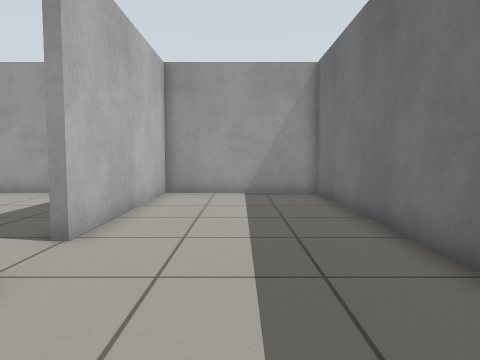
view 1 (above)

19 first-person views from a walk through a world built for the Gazebo simulator. The camera is 0.72 m above the floor, tilts 4° down and sees 70° across. The floor is counted in squares, 0.5 m on a side. Each view is taken from the middle of a square. On the plan, view 1 faces up. The plan holds only what a view shows up to about 15 squares ahead; the rest is blank.

view 2
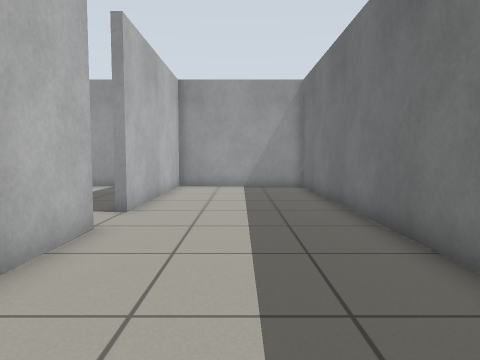

view 3
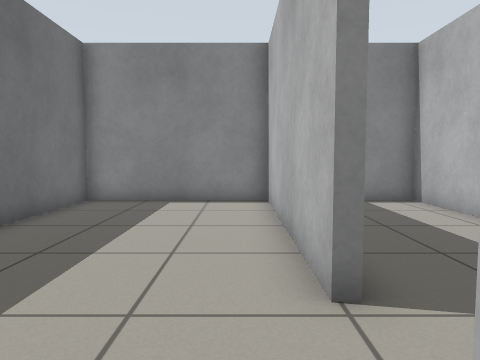

view 4
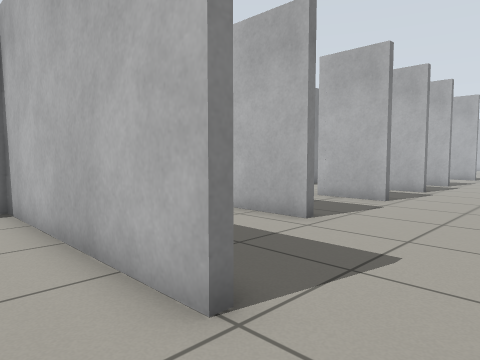

view 5
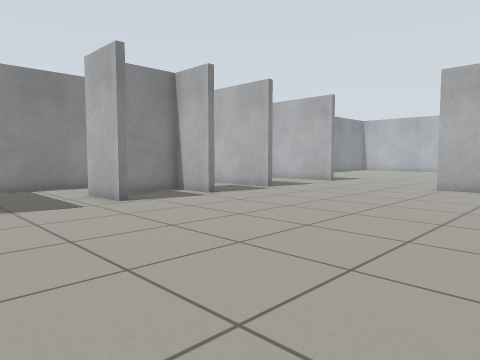

view 6
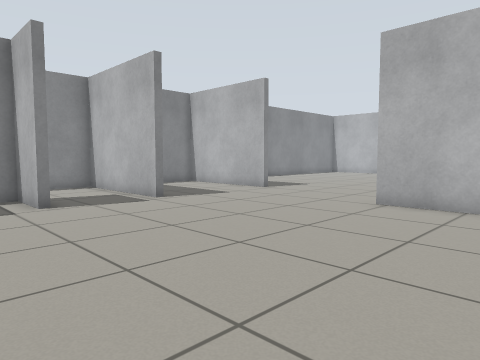

view 7
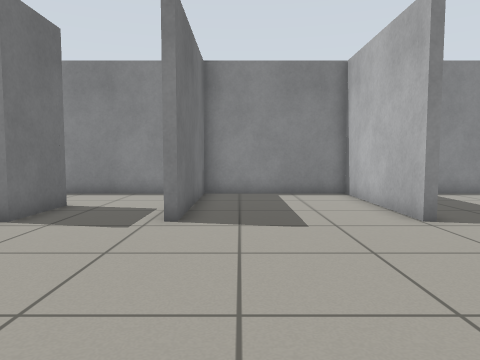

view 8
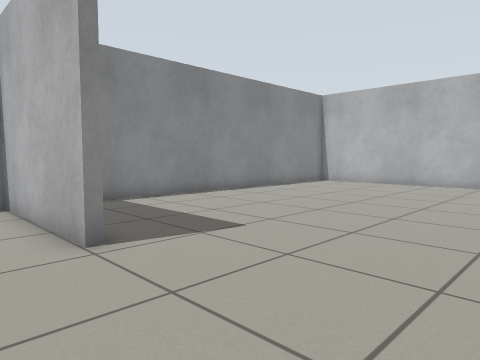

view 9
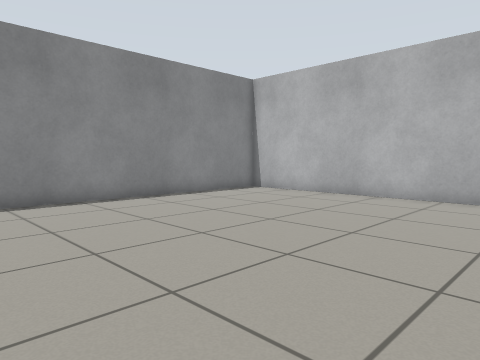

view 10
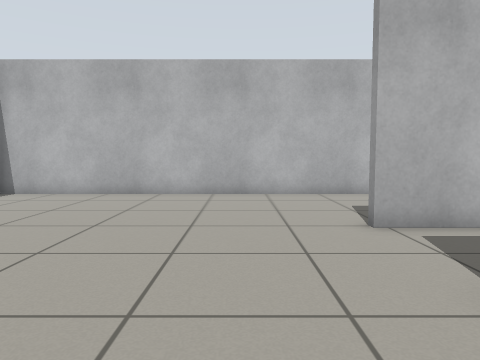

view 11
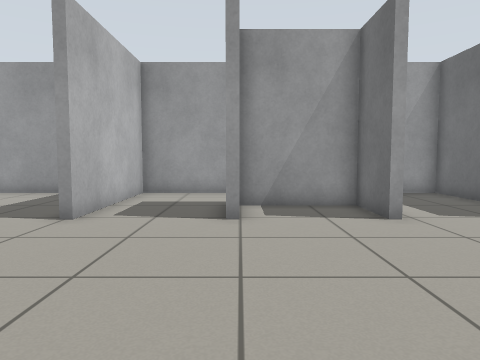

view 12
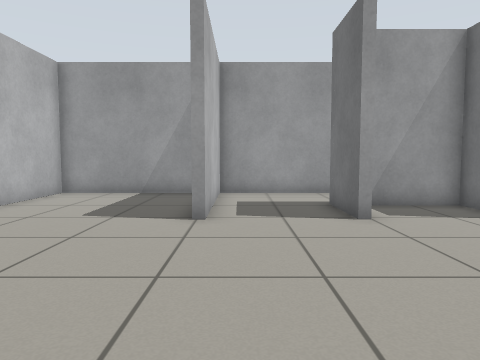

view 13
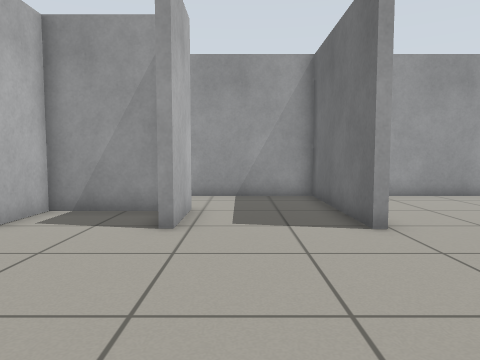

view 14
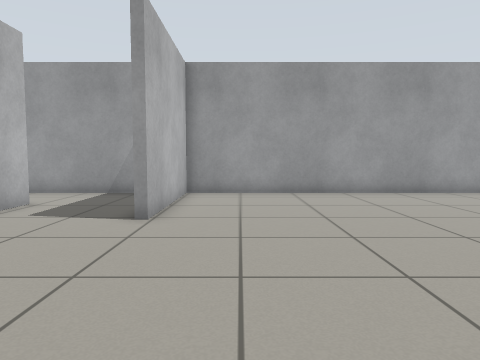

view 15
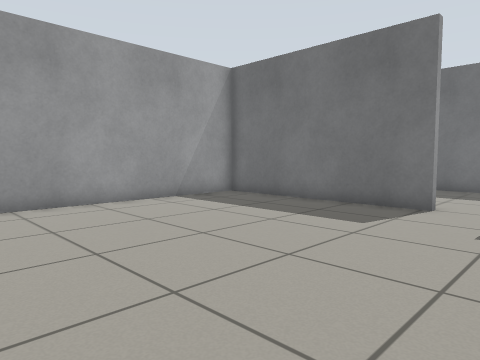

view 16
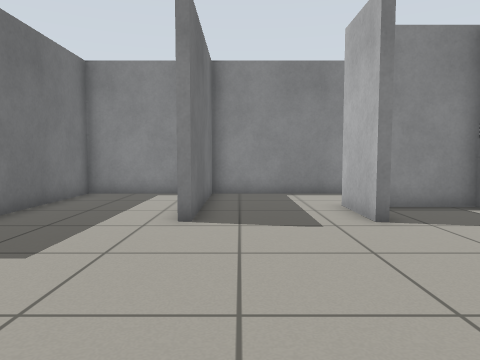

view 17
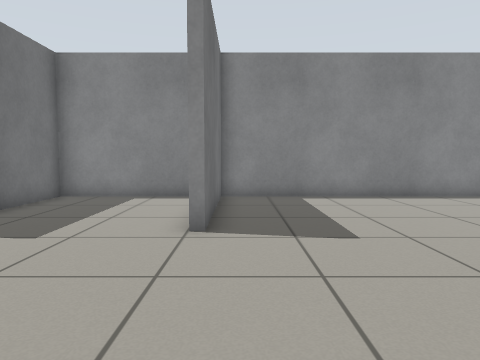

view 18
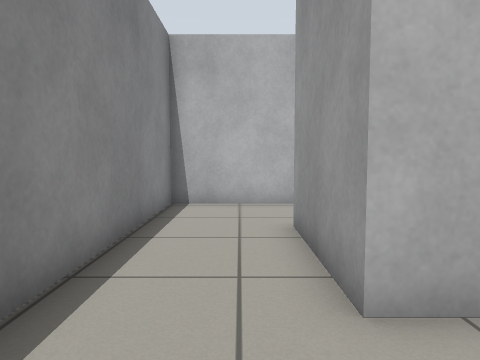

view 19
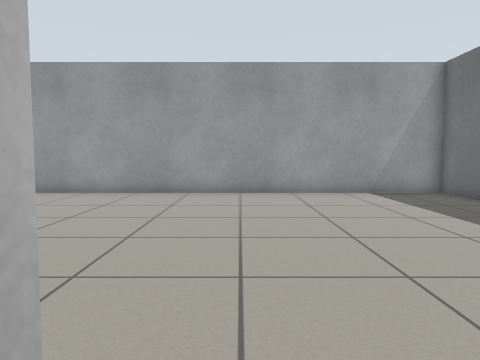

### Floor plan
Ten units are one square. View 1 is at (0, 0); x grows to the right and y downward. Boxes are objects, and circles mark ways between rooms. Rooms are numbered by the first view taken in them; rooms with no view inside come last. Other rooms are left out.
<svg viewBox="-414 -138 449 184">
<path fill="none" stroke="#000" d="M-29 -38 -29 41 30 41 30 -133 -29 -133 -29 -56M-250 -16 -250 41 -196 41 -196 -16 -193 -16 -193 41 -79 41 -79 -16M-276 -76 -276 -99 -310 -99 -310 -80M-157 -16 -157 6 -131 6M-273 -102 -273 -76M-313 -76 -313 -102M-124 -16 -120 -16 -120 9 -160 9 -160 -16M-76 -16 -76 41 -32 41 -32 -9M-358 -133 -409 -133 -409 41M-32 -56 -32 -133 -231 -133 -231 -77 -234 -77 -234 -133 -348 -133 -348 -76M-394 41 -253 41 -253 -16"/>
<circle cx="-30" cy="-45" r="3" fill="#2a7"/>
<text x="0" y="-50">1</text>
<text x="-220" y="-50">2</text>
</svg>
Room 1 opens to room 2.

Where each view was taken, in squares from view 1:
view 1: 0 up, 0 right, facing up
view 2: 3 down, 0 right, facing up
view 3: 7 up, 2 left, facing down
view 4: 6 up, 1 left, facing down-left
view 5: 12 up, 7 left, facing down-left
view 6: 12 up, 13 left, facing down-left
view 7: 9 up, 21 left, facing down
view 8: 7 up, 23 left, facing down-left
view 9: 7 up, 29 left, facing down-left
view 10: 5 up, 28 left, facing left
view 11: 0 up, 31 left, facing up
view 12: 0 up, 34 left, facing up
view 13: 1 up, 26 left, facing up
view 14: 0 up, 21 left, facing up
view 15: 3 up, 13 left, facing up-right
view 16: 9 up, 9 left, facing down
view 17: 8 up, 26 left, facing down
view 18: 2 down, 9 left, facing left
view 19: 0 up, 11 left, facing up
